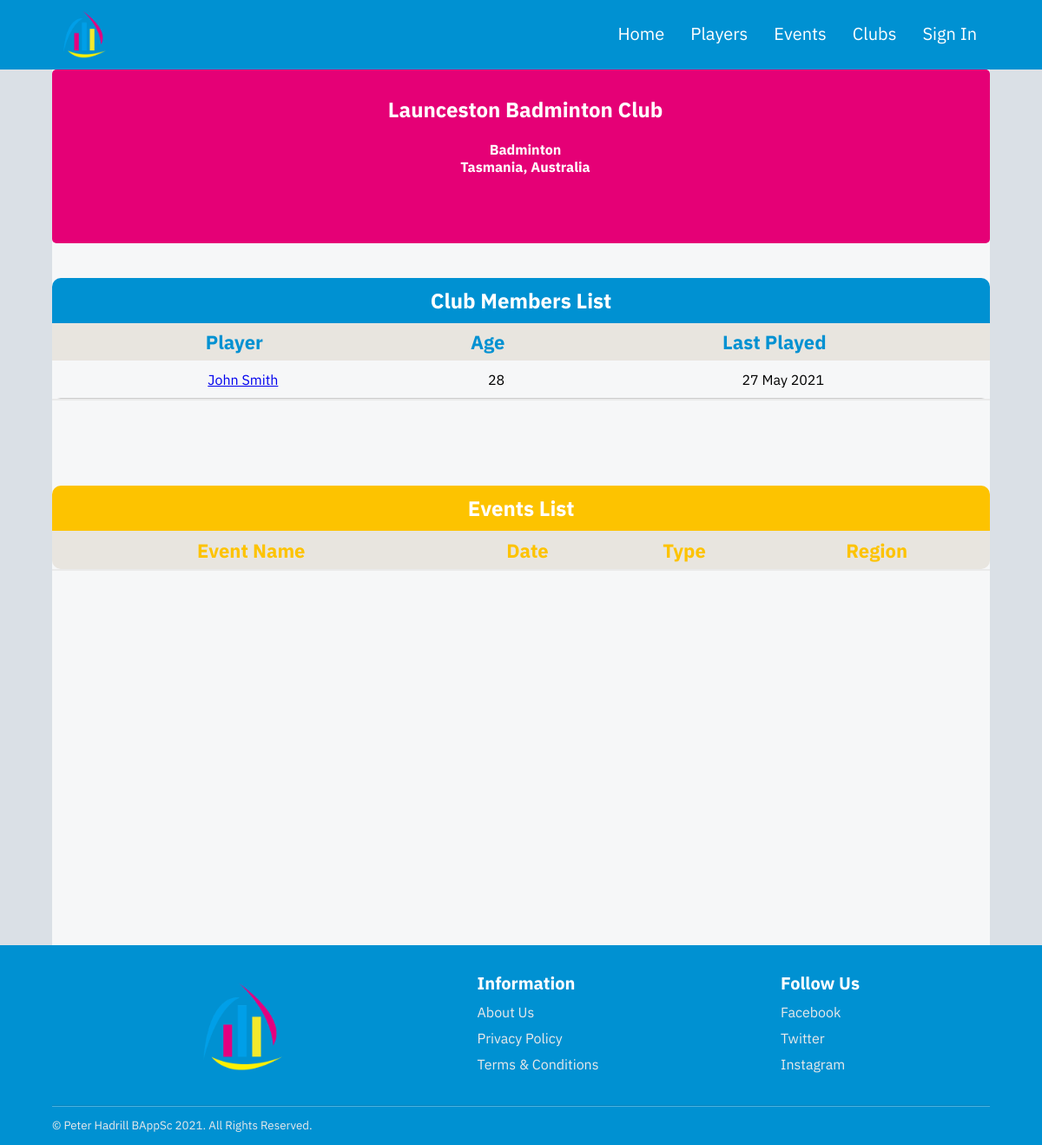
/club-profile.php?id=1, run on the app's committed database.
### tables this page shows
CREATE TABLE IF NOT EXISTS `club` (
  `club_id` INT NOT NULL UNIQUE AUTO_INCREMENT,
  `name` VARCHAR(90) NOT NULL UNIQUE,
  `country_id` INT NOT NULL,
  `state_id` INT NOT NULL,
  `sport_id` INT NOT NULL,
  `club_exp` date NOT NULL,
  PRIMARY KEY (`club_id`),
  FOREIGN KEY (`country_id`) REFERENCES country(country_id),
  FOREIGN KEY (`state_id`) REFERENCES state(state_id),
  FOREIGN KEY (`sport_id`) REFERENCES sport(sport_id)
);

CREATE TABLE IF NOT EXISTS `sport` (
  `sport_id` INT NOT NULL UNIQUE AUTO_INCREMENT,
  `name` VARCHAR(45) NOT NULL,
  PRIMARY KEY (`sport_id`)
);

CREATE TABLE IF NOT EXISTS `player` (
  `player_id` INT NOT NULL UNIQUE AUTO_INCREMENT,
  `given_name` VARCHAR(45) NOT NULL,
  `family_name` VARCHAR(45) NOT NULL,
  `gender` VARCHAR(1) NOT NULL CHECK (gender in ('M', 'F')),
  `date_of_birth` DATE NOT NULL,
  `email` VARCHAR(75) NOT NULL UNIQUE,
  `last_played` DATETIME,
  `receive_emails` VARCHAR(1) NOT NULL DEFAULT 'Y'  CHECK (receive_emails IN ('Y', 'N')),
  `country_id` INT NOT NULL,
  `state_id` INT NOT NULL,
  PRIMARY KEY (`player_id`),
  FOREIGN KEY (`country_id`) REFERENCES country(country_id),
  FOREIGN KEY (`state_id`) REFERENCES state(state_id)
);

### includes/initialize.php (called while the page is built, shortened)
<?php
    require("./classes/database.php");
    require("./classes/account.php");
    require("./classes/content-manager.php");
    $database = new Database();
    $contentManager = new ContentManager($database);
?>

### classes/content-manager.php (called while the page is built, shortened)
<?php
class ContentManager
{
	private $database;
	public function __construct($database)
	{
		$this->database = $database;
	}
  public function getClubInformation($clubID)
  {
	  $query = "SELECT club.club_id, club.name AS club_name, sport.name AS sport_name, CONCAT(state.name, ', ', country.name) as region FROM club
				JOIN sport ON club.sport_id = sport.sport_id
				JOIN state ON club.state_id = state.state_id
				JOIN country ON club.country_id = country.country_id
				WHERE club.club_id = ?";
		$result = $this->database->query($query,[$clubID])->fetch();
		return $result;
  }
  public function getClubsPlayers($clubID)
  {
	  $query = "SELECT player.player_id, CONCAT(player.given_name, ' ', player.family_name) AS player_name, TIMESTAMPDIFF(YEAR, player.date_of_birth, CURDATE()) AS player_age,
				DATE_FORMAT(player.last_played, '%d %M %Y') AS last_played
				FROM player
				JOIN membership ON membership.player_id = player.player_id
				WHERE membership.club_id = ?";
	  $result = $this->database->query($query,[$clubID]);
	  return $result;
  }
}
?>

### classes/database.php (called while the page is built, shortened)
<?php
class Database
{
	private $connection;
	public function __construct()
	{
		$configuration = parse_ini_file("./configurations/config.ini");
		try
		{
			$dsn = "mysql:host=".$configuration["hostname"].";dbname=".$configuration["databaseName"].";charset=".$configuration["charset"];
			$this->connection = new PDO($dsn, $configuration["username"], $configuration["password"]);
			$this->connection->setAttribute(PDO::ATTR_ERRMODE, PDO::ERRMODE_EXCEPTION);
		}
		catch(PDOException $exception)
		{
			echo "Database connection failed. Contact the server administrator";
		}
	}
	public function query($query, $parameters = NULL)
	{
		try
		{
			$result = $this->connection->prepare($query);
			$result->execute($parameters);
		}
		catch(PDOException $exception)
		{
		}
		return $result;
	}
}
?>

### club-profile.php (the view, shortened to what this page needs)
<?php
    include("./includes/header.php");
    include("./includes/navigation.php");
    $rowsPerPage = 10;
    if (isset($_GET['id'])){
		$clubID = $_GET['id'];
	}
	else
	{
		redirect("./clubs.php");
	}
$clubInfo =  $contentManager->getClubInformation($clubID);
?>
<article id="club-profile-page-article">
  <div class="clubs-information-container">
		<h1><?php echo($clubInfo['club_name']) ?></h1>
		<h2><?php echo($clubInfo['sport_name']) ?></h2>
		<h2><?php echo($clubInfo['region']) ?></h2>
  </div>
  <div class="club-members-container">
      <h2>Club Members List</h2>
      <table class='club-members-table'>
	      <tr>
	      <th>Player</th>
	      <th>Age</th>
	      <th>Last Played</th>
	      </tr>
	      <?php
	      $result = $contentManager->getClubsPlayers($clubID);
			$count = 0;
			while ($row = $result->fetch())
			{
				$page = intdiv($count,$rowsPerPage);
				echo "<tr class='club-players-search-results club-players-search-results-page-" . $page . "'";
				if ($page > 0)
				{
					echo " hidden ";
				}
				echo ">";
				echo "<td><a href='./profile.php?profile-id=" . $row['player_id'] . "'>" . $row['player_name'] . "</a></td>";
				echo "<td>" . $row['player_age'] . "</td>";
				echo "<td>" . $row['last_played'] . "</td>";
				echo "</tr>";
				$count++;
			}
	      ?>
        </table>
  </div>
  <div class="search-pagination-buttons">
    </div>
    <div class="events-list-container">
    <h2>Events List</h2>
    <table class='events-list-table'>
	      <tr>
	      <th>Event Name</th>
	      <th>Date</th>
	      <th>Type</th>
          <th>Region</th>
	      </tr>
        </table>
  </div>
    <div class="search-pagination-buttons">
    </div>
</article>
<?php
    include("./includes/footer.php");
?>

### data on the page
club: name "Launceston Badminton Club", sport.name "Badminton"
player: player_name "John Smith", player_age "28", last_played "27 May 2021"

### other printed values
$clubInfo['region'] "Tasmania, Australia"
